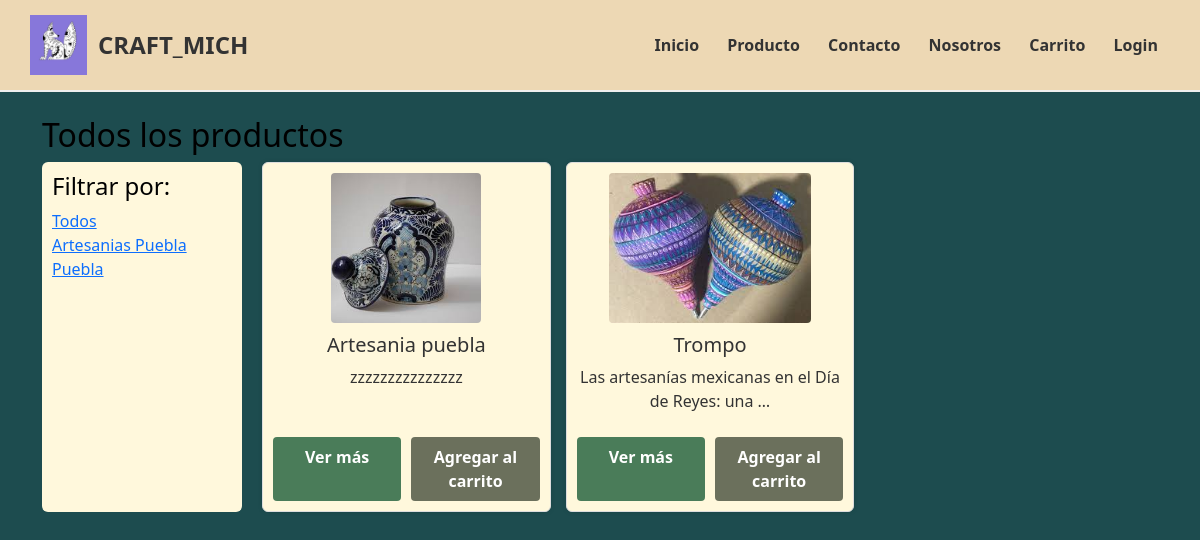
The app's page /productos/, older data.
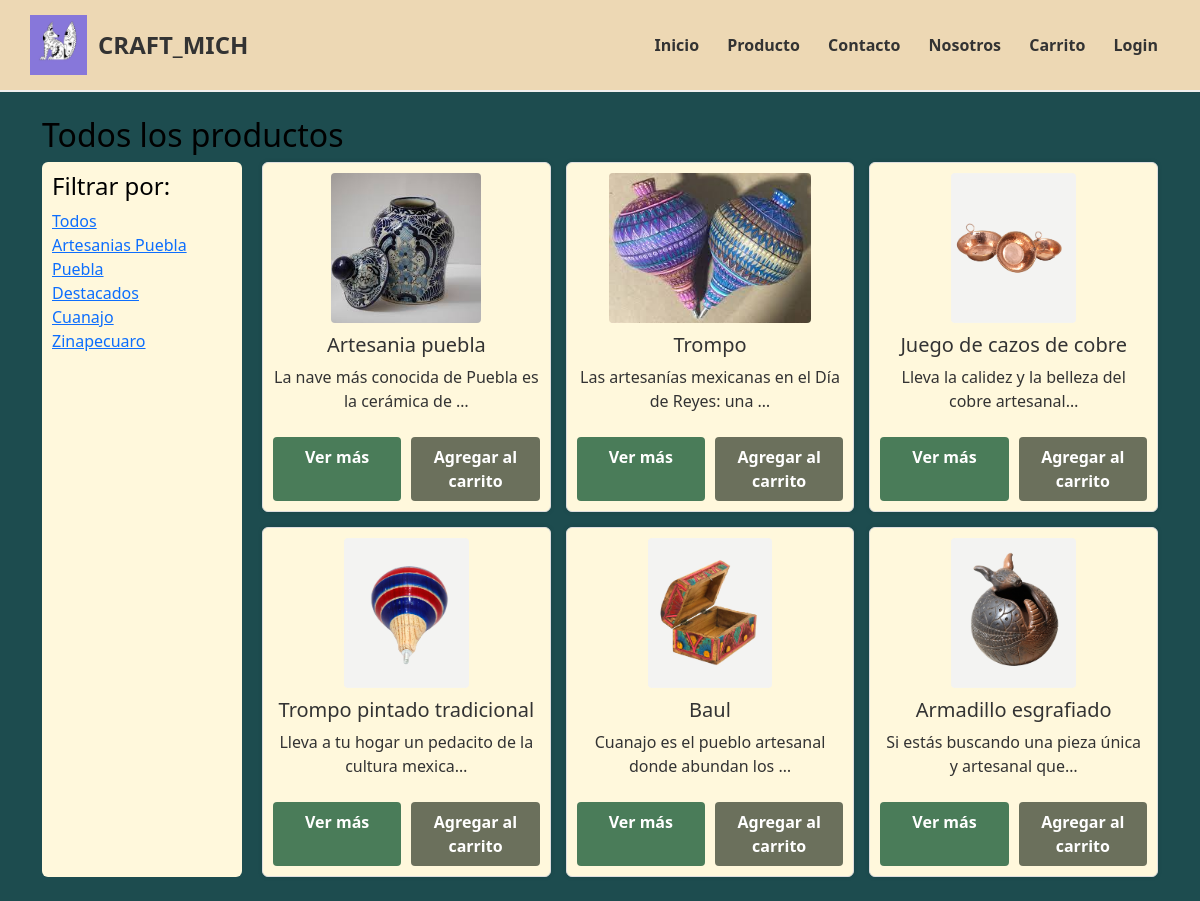
The same page, newer data.
### productos/models.py (models this page shows, shortened)
class Filtro(models.Model):
    nombre = models.CharField(max_length=100)
    slug = models.SlugField(unique=True)

class Producto(models.Model):
    nombre = models.CharField(max_length=100)
    descripcion = models.TextField()
    imagen = models.ImageField(upload_to='productos/')
    destacado = models.BooleanField(default=False)
    creado = models.DateTimeField(auto_now_add=True)
    filtro = models.ForeignKey(Filtro, on_delete=models.CASCADE, null=True, blank=True)
    precio = models.DecimalField(max_digits=10, decimal_places=2, default=0.00)

### productos/views.py (the view)
# urls.py: path('', lista_productos, name='lista_productos'),
def lista_productos(request):
    filtro_slug = request.GET.get('filtro')
    filtros = Filtro.objects.all()
    productos = Producto.objects.all()
    if filtro_slug:
        try:
            filtro_obj = Filtro.objects.get(slug=filtro_slug)
            productos = productos.filter(filtro=filtro_obj)
        except Filtro.DoesNotExist:
            productos = Producto.objects.none()
    return render(request, 'productos/lista.html', {
        'productos': productos,
        'filtros': filtros,
        'filtro_seleccionado': filtro_slug
    })

### productos/templates/productos/lista.html (shortened to what this page needs)
{% extends "core/base.html" %}
{% load static %}
{% block content %}
<h2 style="color: rgb(0, 0, 0);">Todos los productos</h2>
<div style="display: flex; gap: 20px;">
  <aside style="width: 200px; background: #fff8dc; padding: 10px; border-radius: 6px;">
    <h4 style="color: rgb(0, 0, 0);">Filtrar por:</h4>
    <ul style="list-style: none; padding-left: 0;">
      <li>
        <a href="{% url 'lista_productos' %}" class="{% if not filtro_seleccionado %}bold{% else %}normal{% endif %}">
          Todos
        </a>
      </li>
      {% for filtro in filtros %}
        <li>
          <a href="?filtro={{ filtro.slug }}" class="{% if filtro.slug == filtro_seleccionado %}bold{% else %}normal{% endif %}">
            {{ filtro.nombre }}
          </a>
        </li>
      {% endfor %}
    </ul>
  </aside>
  <div style="flex-grow: 1; display: grid; grid-template-columns: repeat(auto-fill, minmax(220px, 1fr)); gap: 15px;">
    {% for producto in productos %}
      <div class="producto-card" style="border: 1px solid #ddd; border-radius: 6px; padding: 10px; display: flex; flex-direction: column; justify-content: space-between; height: 350px;">
        <div>
          <img src="{{ producto.imagen.url }}" alt="{{ producto.nombre }}" style="max-width: 100%; height: 150px; object-fit: cover; border-radius: 4px;">
          <h5 style="margin-top: 10px;">{{ producto.nombre }}</h5>
          <p style="min-height: 50px;">{{ producto.descripcion|truncatechars:50 }}</p>
        </div>
        <div style="display: flex; gap: 10px; margin-top: auto;">
          <a href="{% url 'detalle_producto' producto.pk %}" style="flex: 1; text-align: center; padding: 8px 0; background: #4a7c59; color: white; text-decoration: none; border-radius: 4px; font-weight: bold;">
            Ver más
          </a>
          <form action="{% url 'agregar_carrito' producto.pk %}" method="post" style="flex: 1; margin: 0;">
            <button type="submit" style="width: 100%; padding: 8px 0; background: #6b705c; color: white; border: none; border-radius: 4px; font-weight: bold; cursor: pointer;">
              Agregar al carrito
            </button>
          </form>
        </div>
      </div>
    {% empty %}
      <p>No existen productos para este filtro.</p>
    {% endfor %}
  </div>
</div>
{% endblock %}

### core/templates/core/base.html (shortened to what this page needs)
{% load static %}
<!DOCTYPE html>
<html lang="es">
<head>
    <link href="https://cdn.jsdelivr.net/npm/bootstrap@5.3.3/dist/css/bootstrap.min.css" rel="stylesheet">
    <link rel="stylesheet" href="{% static 'css/styles.css' %}">
</head>
<body>
    <header class="custom-header">
        <div class="logo">
            <img src="{% static 'images/logo.png' %}" alt="Craft Mich">
            <span style="font-size: 24px; font-weight: bold; color: #333; margin-left: 10px;">CRAFT_MICH</span>
        </div>
        <nav class="custom-nav">
            <a href="/">Inicio</a>
            <a href="/productos/">Producto</a>
            <a href="/contacto/">Contacto</a>
            <a href="/nosotros/">Nosotros</a>
            <a href="/productos/carrito/">Carrito</a>
            {% if user.is_authenticated %}
    <div class="user-info" style="display: inline-flex; align-items: center; gap: 10px;">
        {% if user.profile.imagen %}
            <img src="{{ user.profile.imagen.url }}" alt="Perfil" style="width: 35px; height: 35px; border-radius: 50%;">
        {% else %}
            <img src="{% static 'images/user.png' %}" alt="Perfil" style="width: 35px; height: 35px; border-radius: 50%;">
        {% endif %}
        {% if user.is_staff %}
            <a href="/admin/">Administrar sitio</a>
        {% else %}
            <a href="{% url 'perfil_usuario' %}">{{ user.username }}</a>
        {% endif %}
        <form method="post" action="{% url 'logout' %}">
    {% csrf_token %}
    <button type="submit" class="btn btn-sm btn-outline-secondary">Cerrar sesión</button>
</form>
    </div>
{% else %}
    <a href="{% url 'login' %}">Login</a>
{% endif %}
        </nav>
    </header>
    <div class="container py-4">
        {% block content %}{% endblock %}
    </div>
</body>
</html>

### core/static/css/styles.css (style rules this page uses)
* { margin: 0; padding: 0; box-sizing: border-box; font-family: 'Segoe UI', Tahoma, Geneva, Verdana, sans-serif; }
body { background-color: #1d4c4f; color: white; }
header { background-color: #edd8b4; color: #333; padding: 15px 30px; display: flex; justify-content: space-between; align-items: center; border-bottom: 2px solid #eee; }
.logo { display: flex; align-items: center; }
.logo img { height: 60px; margin-right: 1px; }
nav a { margin: 0 12px; text-decoration: none; color: #333; font-weight: 600; }
button, .btn-vermas, .dashboard button, button.agregar { background-color: #cf5b28; color: white; border: none; padding: 10px 16px; font-weight: bold; cursor: pointer; border-radius: 5px; }
.producto-card { background-color: #fff8dc; padding: 10px; border-radius: 6px; min-width: 120px; text-align: center; box-shadow: 0 0 5px rgba(0,0,0,0.1); color: #333; }

Row changes from the older to the newer data that the page shows:
added Filtro: nombre "Destacados"
added Filtro: nombre "Cuanajo"
added Filtro: nombre "Zinapecuaro"
changed Producto "Artesania puebla": descripcion "zzzzzzzzzzzzzzz" → "La nave más conocida de Puebla es la cerámica de …"
added Producto: imagen (picture), nombre "Juego de cazos de cobre", descripcion "Lleva la calidez y la belleza del cobre artesanal…"
added Producto: imagen (picture), nombre "Trompo pintado tradicional", descripcion "Lleva a tu hogar un pedacito de la cultura mexica…"
added Producto: imagen (picture), nombre "Baul", descripcion "Cuanajo es el pueblo artesanal donde abundan los …"
added Producto: imagen (picture), nombre "Armadillo esgrafiado", descripcion "Si estás buscando una pieza única y artesanal que…"
